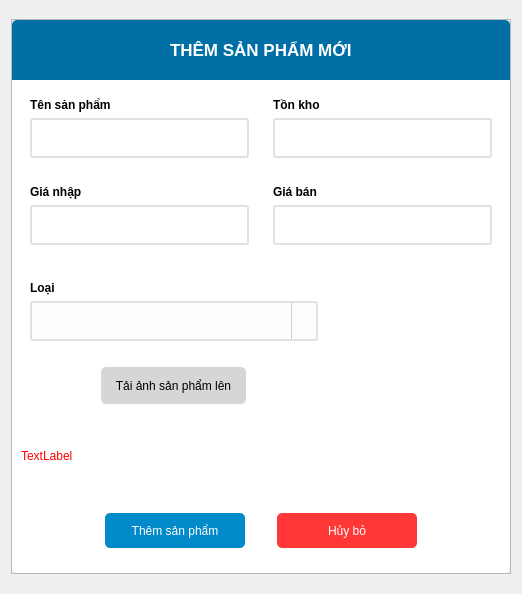
<?xml version="1.0" encoding="UTF-8"?>
<ui version="4.0">
 <class>Dialog</class>
 <widget class="QDialog" name="Dialog">
  <property name="geometry">
   <rect>
    <x>0</x>
    <y>0</y>
    <width>522</width>
    <height>594</height>
   </rect>
  </property>
  <property name="windowTitle">
   <string>Dialog</string>
  </property>
  <layout class="QHBoxLayout" name="horizontalLayout">
   <item>
    <widget class="QFrame" name="mainFrame">
     <property name="sizePolicy">
      <sizepolicy hsizetype="Preferred" vsizetype="Expanding">
       <horstretch>0</horstretch>
       <verstretch>0</verstretch>
      </sizepolicy>
     </property>
     <property name="minimumSize">
      <size>
       <width>500</width>
       <height>555</height>
      </size>
     </property>
     <property name="maximumSize">
      <size>
       <width>500</width>
       <height>555</height>
      </size>
     </property>
     <property name="frameShape">
      <enum>QFrame::StyledPanel</enum>
     </property>
     <property name="frameShadow">
      <enum>QFrame::Raised</enum>
     </property>
     <layout class="QVBoxLayout" name="verticalLayout">
      <property name="spacing">
       <number>0</number>
      </property>
      <property name="leftMargin">
       <number>0</number>
      </property>
      <property name="topMargin">
       <number>0</number>
      </property>
      <property name="rightMargin">
       <number>0</number>
      </property>
      <property name="bottomMargin">
       <number>0</number>
      </property>
      <item alignment="Qt::AlignTop">
       <widget class="QFrame" name="frame_2">
        <property name="minimumSize">
         <size>
          <width>0</width>
          <height>60</height>
         </size>
        </property>
        <property name="styleSheet">
         <string notr="true">background-color: rgb(0, 111, 166);
border-top-left-radius:5px;
border-top-right-radius:5px;</string>
        </property>
        <property name="frameShape">
         <enum>QFrame::StyledPanel</enum>
        </property>
        <property name="frameShadow">
         <enum>QFrame::Raised</enum>
        </property>
        <layout class="QHBoxLayout" name="horizontalLayout_2">
         <item alignment="Qt::AlignHCenter">
          <widget class="QLabel" name="label">
           <property name="font">
            <font>
             <pointsize>13</pointsize>
             <weight>75</weight>
             <bold>true</bold>
            </font>
           </property>
           <property name="styleSheet">
            <string notr="true">color: rgb(255, 255, 255);</string>
           </property>
           <property name="text">
            <string>THÊM SẢN PHẨM MỚI</string>
           </property>
          </widget>
         </item>
        </layout>
       </widget>
      </item>
      <item>
       <widget class="QFrame" name="frame_3">
        <property name="sizePolicy">
         <sizepolicy hsizetype="Preferred" vsizetype="Expanding">
          <horstretch>0</horstretch>
          <verstretch>0</verstretch>
         </sizepolicy>
        </property>
        <property name="font">
         <font>
          <pointsize>9</pointsize>
         </font>
        </property>
        <property name="styleSheet">
         <string notr="true">background-color: rgb(255, 255, 255);
border-bottom-left-radius:5px;
border-bottom-right-radius:5px;</string>
        </property>
        <property name="frameShape">
         <enum>QFrame::StyledPanel</enum>
        </property>
        <property name="frameShadow">
         <enum>QFrame::Raised</enum>
        </property>
        <layout class="QVBoxLayout" name="verticalLayout_2">
         <property name="spacing">
          <number>9</number>
         </property>
         <item>
          <widget class="QFrame" name="frame_4">
           <property name="frameShape">
            <enum>QFrame::StyledPanel</enum>
           </property>
           <property name="frameShadow">
            <enum>QFrame::Raised</enum>
           </property>
           <layout class="QHBoxLayout" name="horizontalLayout_3">
            <property name="leftMargin">
             <number>0</number>
            </property>
            <property name="topMargin">
             <number>0</number>
            </property>
            <property name="rightMargin">
             <number>0</number>
            </property>
            <property name="bottomMargin">
             <number>0</number>
            </property>
            <item>
             <widget class="QFrame" name="frame_6">
              <property name="frameShape">
               <enum>QFrame::StyledPanel</enum>
              </property>
              <property name="frameShadow">
               <enum>QFrame::Raised</enum>
              </property>
              <layout class="QVBoxLayout" name="verticalLayout_3">
               <item>
                <widget class="QLabel" name="label_2">
                 <property name="font">
                  <font>
                   <pointsize>9</pointsize>
                   <weight>75</weight>
                   <bold>true</bold>
                  </font>
                 </property>
                 <property name="text">
                  <string>Tên sản phẩm</string>
                 </property>
                </widget>
               </item>
               <item>
                <widget class="QLineEdit" name="name_input">
                 <property name="minimumSize">
                  <size>
                   <width>0</width>
                   <height>40</height>
                  </size>
                 </property>
                 <property name="font">
                  <font>
                   <family>Segoe UI</family>
                   <pointsize>-1</pointsize>
                   <weight>50</weight>
                   <italic>false</italic>
                   <bold>false</bold>
                  </font>
                 </property>
                 <property name="styleSheet">
                  <string notr="true">#name_input{
	border: 2px solid rgb(226, 226, 226);
	border-radius:3px;
	font: 16px &quot;Segoe UI&quot;;
}
#name_input:focus{
	border: 2px solid rgb(0, 170, 255);        
    background: #ffffff;  
}</string>
                 </property>
                </widget>
               </item>
              </layout>
             </widget>
            </item>
            <item>
             <widget class="QFrame" name="frame_8">
              <property name="frameShape">
               <enum>QFrame::StyledPanel</enum>
              </property>
              <property name="frameShadow">
               <enum>QFrame::Raised</enum>
              </property>
              <layout class="QVBoxLayout" name="verticalLayout_4">
               <item>
                <widget class="QLabel" name="label_3">
                 <property name="font">
                  <font>
                   <pointsize>9</pointsize>
                   <weight>75</weight>
                   <bold>true</bold>
                  </font>
                 </property>
                 <property name="text">
                  <string>Tồn kho</string>
                 </property>
                </widget>
               </item>
               <item>
                <widget class="QLineEdit" name="stock_input">
                 <property name="minimumSize">
                  <size>
                   <width>0</width>
                   <height>40</height>
                  </size>
                 </property>
                 <property name="font">
                  <font>
                   <family>Segoe UI</family>
                   <pointsize>-1</pointsize>
                   <weight>50</weight>
                   <italic>false</italic>
                   <bold>false</bold>
                  </font>
                 </property>
                 <property name="styleSheet">
                  <string notr="true">#stock_input{
	border: 2px solid rgb(226, 226, 226);
	border-radius:3px;
	font: 16px &quot;Segoe UI&quot;;
}
#stock_input:focus{
	border: 2px solid rgb(0, 170, 255);        
    background: #ffffff;  
}</string>
                 </property>
                </widget>
               </item>
              </layout>
             </widget>
            </item>
           </layout>
          </widget>
         </item>
         <item>
          <widget class="QFrame" name="frame_11">
           <property name="frameShape">
            <enum>QFrame::StyledPanel</enum>
           </property>
           <property name="frameShadow">
            <enum>QFrame::Raised</enum>
           </property>
           <layout class="QHBoxLayout" name="horizontalLayout_4">
            <property name="leftMargin">
             <number>0</number>
            </property>
            <property name="topMargin">
             <number>0</number>
            </property>
            <property name="rightMargin">
             <number>0</number>
            </property>
            <property name="bottomMargin">
             <number>0</number>
            </property>
            <item>
             <widget class="QFrame" name="frame_13">
              <property name="frameShape">
               <enum>QFrame::StyledPanel</enum>
              </property>
              <property name="frameShadow">
               <enum>QFrame::Raised</enum>
              </property>
              <layout class="QVBoxLayout" name="verticalLayout_5">
               <item>
                <widget class="QLabel" name="label_4">
                 <property name="font">
                  <font>
                   <pointsize>9</pointsize>
                   <weight>75</weight>
                   <bold>true</bold>
                  </font>
                 </property>
                 <property name="text">
                  <string>Giá nhập</string>
                 </property>
                </widget>
               </item>
               <item>
                <widget class="QLineEdit" name="import_input">
                 <property name="minimumSize">
                  <size>
                   <width>0</width>
                   <height>40</height>
                  </size>
                 </property>
                 <property name="font">
                  <font>
                   <family>Segoe UI</family>
                   <pointsize>-1</pointsize>
                   <weight>50</weight>
                   <italic>false</italic>
                   <bold>false</bold>
                  </font>
                 </property>
                 <property name="styleSheet">
                  <string notr="true">#import_input{
	border: 2px solid rgb(226, 226, 226);
	border-radius:3px;
	font: 16px &quot;Segoe UI&quot;;
}
#import_input:focus{
	border: 2px solid rgb(0, 170, 255);        
    background: #ffffff;  
}</string>
                 </property>
                </widget>
               </item>
              </layout>
             </widget>
            </item>
            <item>
             <widget class="QFrame" name="frame_14">
              <property name="frameShape">
               <enum>QFrame::StyledPanel</enum>
              </property>
              <property name="frameShadow">
               <enum>QFrame::Raised</enum>
              </property>
              <layout class="QVBoxLayout" name="verticalLayout_6">
               <item>
                <widget class="QLabel" name="label_5">
                 <property name="font">
                  <font>
                   <pointsize>9</pointsize>
                   <weight>75</weight>
                   <bold>true</bold>
                  </font>
                 </property>
                 <property name="text">
                  <string>Giá bán</string>
                 </property>
                </widget>
               </item>
               <item>
                <widget class="QLineEdit" name="selling_input">
                 <property name="minimumSize">
                  <size>
                   <width>0</width>
                   <height>40</height>
                  </size>
                 </property>
                 <property name="font">
                  <font>
                   <family>Segoe UI</family>
                   <pointsize>-1</pointsize>
                   <weight>50</weight>
                   <italic>false</italic>
                   <bold>false</bold>
                  </font>
                 </property>
                 <property name="styleSheet">
                  <string notr="true">#selling_input{
	border: 2px solid rgb(226, 226, 226);
	border-radius:3px;
	font: 16px &quot;Segoe UI&quot;;
}
#selling_input:focus{
	border: 2px solid rgb(0, 170, 255);        
    background: #ffffff;  
}</string>
                 </property>
                </widget>
               </item>
              </layout>
             </widget>
            </item>
           </layout>
          </widget>
         </item>
         <item>
          <widget class="QFrame" name="frame_9">
           <property name="frameShape">
            <enum>QFrame::StyledPanel</enum>
           </property>
           <property name="frameShadow">
            <enum>QFrame::Raised</enum>
           </property>
           <layout class="QHBoxLayout" name="horizontalLayout_5">
            <property name="leftMargin">
             <number>0</number>
            </property>
            <property name="topMargin">
             <number>0</number>
            </property>
            <property name="rightMargin">
             <number>0</number>
            </property>
            <property name="bottomMargin">
             <number>0</number>
            </property>
            <item>
             <widget class="QFrame" name="frame_7">
              <property name="frameShape">
               <enum>QFrame::StyledPanel</enum>
              </property>
              <property name="frameShadow">
               <enum>QFrame::Raised</enum>
              </property>
              <layout class="QHBoxLayout" name="horizontalLayout_7">
               <property name="spacing">
                <number>6</number>
               </property>
               <property name="leftMargin">
                <number>0</number>
               </property>
               <property name="topMargin">
                <number>0</number>
               </property>
               <property name="rightMargin">
                <number>9</number>
               </property>
               <property name="bottomMargin">
                <number>0</number>
               </property>
               <item>
                <widget class="QFrame" name="frame_5">
                 <property name="frameShape">
                  <enum>QFrame::StyledPanel</enum>
                 </property>
                 <property name="frameShadow">
                  <enum>QFrame::Raised</enum>
                 </property>
                 <layout class="QVBoxLayout" name="verticalLayout_7">
                  <property name="leftMargin">
                   <number>0</number>
                  </property>
                  <item alignment="Qt::AlignTop">
                   <widget class="QFrame" name="frame_10">
                    <property name="frameShape">
                     <enum>QFrame::StyledPanel</enum>
                    </property>
                    <property name="frameShadow">
                     <enum>QFrame::Raised</enum>
                    </property>
                    <layout class="QVBoxLayout" name="verticalLayout_8">
                     <item>
                      <widget class="QLabel" name="label_7">
                       <property name="font">
                        <font>
                         <pointsize>9</pointsize>
                         <weight>75</weight>
                         <bold>true</bold>
                        </font>
                       </property>
                       <property name="text">
                        <string>Loại</string>
                       </property>
                      </widget>
                     </item>
                     <item>
                      <widget class="QComboBox" name="type_comboBox">
                       <property name="minimumSize">
                        <size>
                         <width>130</width>
                         <height>40</height>
                        </size>
                       </property>
                       <property name="font">
                        <font>
                         <family>Segoe UI</family>
                         <pointsize>-1</pointsize>
                         <weight>50</weight>
                         <italic>false</italic>
                         <bold>false</bold>
                        </font>
                       </property>
                       <property name="styleSheet">
                        <string notr="true">QComboBox#type_comboBox {
    border: 2px solid rgb(226, 226, 226);    
    border-radius: 3px;           
    padding: 6px 10px;             
    background: #fdfdfd;           
    font: 16px &quot;Segoe UI&quot;;
}

QComboBox#type_comboBox:focus {
    border: 2px solid rgb(0, 170, 255);        
    background: #ffffff;           
}

QComboBox#type_comboBox::drop-down {
    subcontrol-origin: padding;
    subcontrol-position: top right;
    width: 24px;
    border-left: 1px solid #ccc;
}

QComboBox#type_comboBox::down-arrow {
	image: url(:/UI/icons/chevron-down.svg);
    width: 12px;
    height: 12px;
}
</string>
                       </property>
                      </widget>
                     </item>
                    </layout>
                   </widget>
                  </item>
                  <item alignment="Qt::AlignHCenter">
                   <widget class="QToolButton" name="upload_btn">
                    <property name="cursor">
                     <cursorShape>PointingHandCursor</cursorShape>
                    </property>
                    <property name="styleSheet">
                     <string notr="true">#upload_btn{
	background-color: rgb(214, 214, 214);
	font: 16px &quot;Segoe UI&quot;;
	border-radius:5px;
	padding:10px;
}
#upload_btn::hover{
background-color: rgb(167, 167, 167);
}</string>
                    </property>
                    <property name="text">
                     <string>Tải ảnh sản phẩm lên</string>
                    </property>
                   </widget>
                  </item>
                 </layout>
                </widget>
               </item>
               <item>
                <widget class="QLabel" name="image_label">
                 <property name="minimumSize">
                  <size>
                   <width>150</width>
                   <height>150</height>
                  </size>
                 </property>
                 <property name="maximumSize">
                  <size>
                   <width>150</width>
                   <height>150</height>
                  </size>
                 </property>
                 <property name="font">
                  <font>
                   <pointsize>9</pointsize>
                   <weight>75</weight>
                   <bold>true</bold>
                  </font>
                 </property>
                 <property name="text">
                  <string/>
                 </property>
                </widget>
               </item>
              </layout>
             </widget>
            </item>
           </layout>
          </widget>
         </item>
         <item>
          <widget class="QLabel" name="text_error">
           <property name="font">
            <font>
             <pointsize>9</pointsize>
            </font>
           </property>
           <property name="styleSheet">
            <string notr="true">color: rgb(255, 0, 0);</string>
           </property>
           <property name="text">
            <string>TextLabel</string>
           </property>
          </widget>
         </item>
         <item alignment="Qt::AlignHCenter">
          <widget class="QFrame" name="frame_15">
           <property name="frameShape">
            <enum>QFrame::StyledPanel</enum>
           </property>
           <property name="frameShadow">
            <enum>QFrame::Raised</enum>
           </property>
           <layout class="QHBoxLayout" name="horizontalLayout_6">
            <property name="spacing">
             <number>32</number>
            </property>
            <item>
             <widget class="QToolButton" name="addproduct_btn">
              <property name="minimumSize">
               <size>
                <width>140</width>
                <height>35</height>
               </size>
              </property>
              <property name="cursor">
               <cursorShape>PointingHandCursor</cursorShape>
              </property>
              <property name="styleSheet">
               <string notr="true">#addproduct_btn{
	background-color: rgb(0, 138, 202);
	color: rgb(255, 255, 255);
	font: 15px &quot;Segoe UI&quot;;
	border-radius:5px;
}
#addproduct_btn::hover{
	
	
	background-color: rgb(0, 85, 127);
}</string>
              </property>
              <property name="text">
               <string>Thêm sản phẩm</string>
              </property>
             </widget>
            </item>
            <item>
             <widget class="QToolButton" name="cancel_btn">
              <property name="minimumSize">
               <size>
                <width>140</width>
                <height>35</height>
               </size>
              </property>
              <property name="cursor">
               <cursorShape>PointingHandCursor</cursorShape>
              </property>
              <property name="styleSheet">
               <string notr="true">#cancel_btn{
	background-color: rgb(255, 55, 55);
	color: rgb(255, 255, 255);
	font: 15px &quot;Segoe UI&quot;;
	border-radius:5px;
}

#cancel_btn::hover{
	
	background-color: rgb(203, 0, 0);
}</string>
              </property>
              <property name="text">
               <string>Hủy bỏ</string>
              </property>
             </widget>
            </item>
           </layout>
          </widget>
         </item>
        </layout>
       </widget>
      </item>
     </layout>
    </widget>
   </item>
  </layout>
 </widget>
 <resources>
  <include location="../../../resources/resources.qrc"/>
 </resources>
 <connections/>
</ui>
